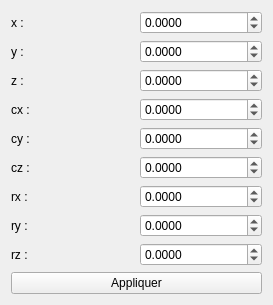
<?xml version="1.0" encoding="UTF-8"?>
<ui version="4.0">
 <class>GCameraCoordinatesOptions</class>
 <widget class="QWidget" name="GCameraCoordinatesOptions">
  <property name="geometry">
   <rect>
    <x>0</x>
    <y>0</y>
    <width>273</width>
    <height>277</height>
   </rect>
  </property>
  <property name="windowTitle">
   <string>Form</string>
  </property>
  <layout class="QVBoxLayout" name="verticalLayout">
   <item>
    <layout class="QGridLayout" name="gridLayout">
     <item row="0" column="0">
      <widget class="QLabel" name="label">
       <property name="text">
        <string>x :</string>
       </property>
      </widget>
     </item>
     <item row="1" column="0">
      <widget class="QLabel" name="label_2">
       <property name="text">
        <string>y :</string>
       </property>
      </widget>
     </item>
     <item row="2" column="0">
      <widget class="QLabel" name="label_3">
       <property name="text">
        <string>z :</string>
       </property>
      </widget>
     </item>
     <item row="3" column="0">
      <widget class="QLabel" name="label_4">
       <property name="text">
        <string>cx :</string>
       </property>
      </widget>
     </item>
     <item row="4" column="0">
      <widget class="QLabel" name="label_5">
       <property name="text">
        <string>cy :</string>
       </property>
      </widget>
     </item>
     <item row="5" column="0">
      <widget class="QLabel" name="label_6">
       <property name="text">
        <string>cz :</string>
       </property>
      </widget>
     </item>
     <item row="6" column="0">
      <widget class="QLabel" name="label_7">
       <property name="text">
        <string>rx :</string>
       </property>
      </widget>
     </item>
     <item row="7" column="0">
      <widget class="QLabel" name="label_8">
       <property name="text">
        <string>ry :</string>
       </property>
      </widget>
     </item>
     <item row="8" column="0">
      <widget class="QLabel" name="label_9">
       <property name="text">
        <string>rz :</string>
       </property>
      </widget>
     </item>
     <item row="0" column="1">
      <widget class="QDoubleSpinBox" name="doubleSpinBoxX">
       <property name="decimals">
        <number>4</number>
       </property>
       <property name="minimum">
        <double>-999999999.000000000000000</double>
       </property>
       <property name="maximum">
        <double>999999999.000000000000000</double>
       </property>
      </widget>
     </item>
     <item row="1" column="1">
      <widget class="QDoubleSpinBox" name="doubleSpinBoxY">
       <property name="decimals">
        <number>4</number>
       </property>
       <property name="minimum">
        <double>-999999999.000000000000000</double>
       </property>
       <property name="maximum">
        <double>999999999.000000000000000</double>
       </property>
      </widget>
     </item>
     <item row="2" column="1">
      <widget class="QDoubleSpinBox" name="doubleSpinBoxZ">
       <property name="decimals">
        <number>4</number>
       </property>
       <property name="minimum">
        <double>-999999999.000000000000000</double>
       </property>
       <property name="maximum">
        <double>999999999.000000000000000</double>
       </property>
      </widget>
     </item>
     <item row="3" column="1">
      <widget class="QDoubleSpinBox" name="doubleSpinBoxCX">
       <property name="decimals">
        <number>4</number>
       </property>
       <property name="minimum">
        <double>-999999999.000000000000000</double>
       </property>
       <property name="maximum">
        <double>999999999.000000000000000</double>
       </property>
      </widget>
     </item>
     <item row="4" column="1">
      <widget class="QDoubleSpinBox" name="doubleSpinBoxCY">
       <property name="decimals">
        <number>4</number>
       </property>
       <property name="minimum">
        <double>-999999999.000000000000000</double>
       </property>
       <property name="maximum">
        <double>999999999.000000000000000</double>
       </property>
      </widget>
     </item>
     <item row="5" column="1">
      <widget class="QDoubleSpinBox" name="doubleSpinBoxCZ">
       <property name="decimals">
        <number>4</number>
       </property>
       <property name="minimum">
        <double>-999999999.000000000000000</double>
       </property>
       <property name="maximum">
        <double>999999999.000000000000000</double>
       </property>
      </widget>
     </item>
     <item row="6" column="1">
      <widget class="QDoubleSpinBox" name="doubleSpinBoxRX">
       <property name="decimals">
        <number>4</number>
       </property>
       <property name="minimum">
        <double>-999999999.000000000000000</double>
       </property>
       <property name="maximum">
        <double>999999999.000000000000000</double>
       </property>
      </widget>
     </item>
     <item row="7" column="1">
      <widget class="QDoubleSpinBox" name="doubleSpinBoxRY">
       <property name="decimals">
        <number>4</number>
       </property>
       <property name="minimum">
        <double>-999999999.000000000000000</double>
       </property>
       <property name="maximum">
        <double>999999999.000000000000000</double>
       </property>
      </widget>
     </item>
     <item row="8" column="1">
      <widget class="QDoubleSpinBox" name="doubleSpinBoxRZ">
       <property name="decimals">
        <number>4</number>
       </property>
       <property name="minimum">
        <double>-999999999.000000000000000</double>
       </property>
       <property name="maximum">
        <double>999999999.000000000000000</double>
       </property>
      </widget>
     </item>
    </layout>
   </item>
   <item>
    <widget class="QPushButton" name="pushButtonValid">
     <property name="text">
      <string>Appliquer</string>
     </property>
    </widget>
   </item>
  </layout>
 </widget>
 <resources/>
 <connections/>
</ui>
